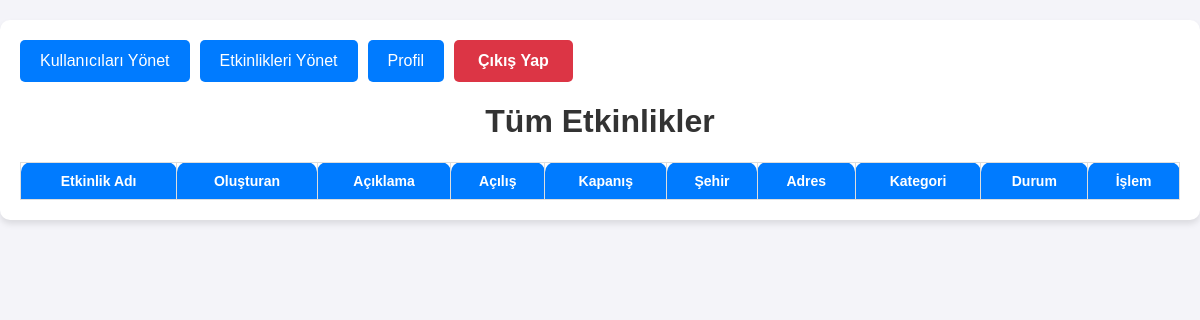
The page /admin/event/1 on the database as committed earlier.
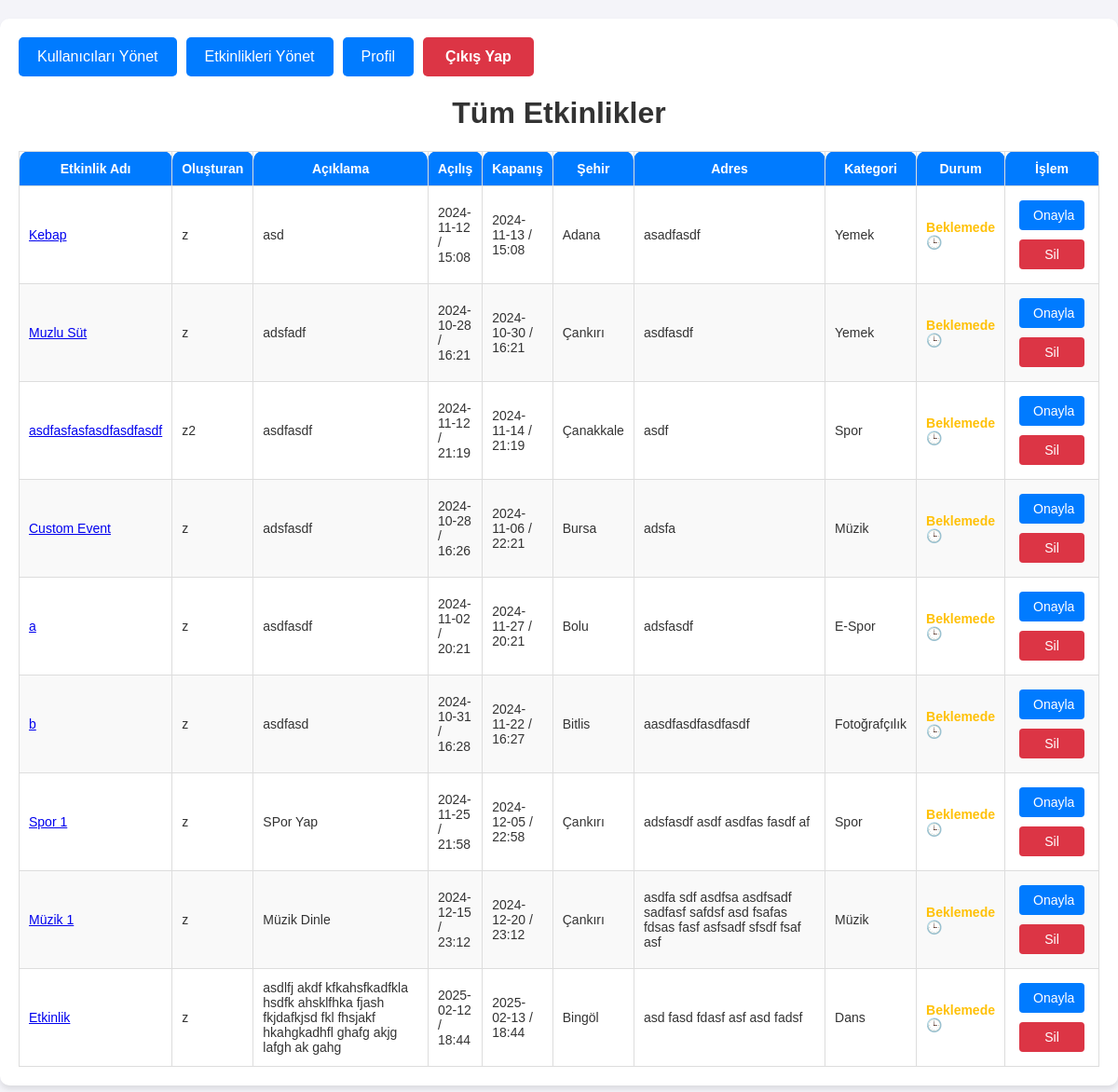
The same page on the database as committed later.
### tables this page shows
CREATE TABLE events (
        ID INTEGER PRIMARY KEY AUTOINCREMENT,
        event_name TEXT NOT NULL,
        description TEXT NOT NULL,
        startDate TEXT NOT NULL,
        finishDate TEXT NOT NULL,
        startTime TEXT NOT NULL,
        finishTime TEXT NOT NULL,
        duration TEXT NOT NULL,
        city TEXT NOT NULL,        
        address TEXT NOT NULL,        
        category TEXT NOT NULL,
        creator_username TEXT NOT NULL,
        isApproved BOOLEAN DEFAULT FALSE NOT NULL
    );

### app.py (the view)
@app.route('/admin/event/<int:event_id>')
def view_event(event_id):
    events = get_all_events()
    return render_template('view_events.html', events=events, is_user_admin=is_admin, event_id=event_id)

### database.py (called while the page is built)
def get_db_connection():
    conn = sqlite3.connect(DATABASE)
    conn.row_factory = sqlite3.Row
    return conn

def is_admin(user_id):
    conn = get_db_connection()
    cursor = conn.cursor()
    cursor.execute('SELECT status FROM users WHERE ID = ?', (user_id,))
    result = cursor.fetchone()
    if result and result[0] == 'admin':
        return True
    return False

def get_all_events():
    conn = get_db_connection()
    cursor = conn.cursor()
    query = "SELECT * FROM events"
    cursor.execute(query)
    events = cursor.fetchall()
    conn.close()
    return events

### templates/view_events.html (shortened to what this page needs)
<!DOCTYPE html>
<html lang="tr">
<head>
    <link rel="stylesheet" href="{{ url_for('static', filename='css/view_events_style.css') }}">
</head>
<body>
<div class="container">
    <nav class="admin-navigation-buttons">
        <button onclick="location.href='{{ url_for('view_user', user_id=1) }}'" class="admin-nav-btn">Kullanıcıları
            Yönet
        </button>
        <button onclick="location.href='{{ url_for('view_event', event_id=1) }}'" class="admin-nav-btn">Etkinlikleri
            Yönet
        </button>
        <button onclick="location.href='{{ url_for('admin_profile') }}'" class="admin-nav-btn">Profil</button>
        <form action="{{ url_for('logout') }}" method="POST">
            <button type="submit" class="btn logout-btn">Çıkış Yap</button>
        </form>
    </nav>
    <h1>Tüm Etkinlikler</h1>
    <section class="event-list">
        <table class="event-table">
            <thead>
            <tr>
                <th>Etkinlik Adı</th>
                <th>Oluşturan</th>
                <th>Açıklama</th>
                <th>Açılış</th>
                <th>Kapanış</th>
                <th>Şehir</th>
                <th>Adres</th>
                <th>Kategori</th>
                <th>Durum</th>
                <th>İşlem</th>
            </tr>
            </thead>
            <tbody>
            {% for event in events %}
                <tr>
                    <td>
                        <a href="{{ url_for('event_detail', event_id=event[0]) }}">{{ event[1] }}</a>
                    </td>
                    <td>{{ event[11] }}</td>
                    <td>{{ event[2] }}</td>
                    <td>{{ event[3] }} / {{ event[5] }}</td>
                    <td>{{ event[4] }} / {{ event[6] }}</td>
                    <td>{{ event[8] }}</td>
                    <td>{{ event[9] }}</td>
                    <td>{{ event[10] }}</td>
                    <td>
                        {% if event[12] %}
                            <span class="approved">Onaylı ✅</span>
                        {% else %}
                            <span class="pending">Beklemede 🕒</span>
                        {% endif %}
                    </td>
                    <td>
                        {% if event[12] %}
                            <form action="{{ url_for('disapprove_event', event_id=event[0]) }}" method="POST">
                                <button type="submit" class="action-button">Kaldır</button>
                            </form>
                        {% else %}
                            <form action="{{ url_for('approve_event', event_id=event[0]) }}" method="POST">
                                <button type="submit" class="action-button">Onayla</button>
                            </form>
                        {% endif %}
                        {% if not is_user_admin(event[11]) %}
                            <form action="{{ url_for('delete_event', event_id=event[0]) }}" method="POST">
                                <button type="submit" class="delete-button">Sil</button>
                            </form>
                        {% endif %}
                    </td>
                </tr>
            {% endfor %}
            </tbody>
        </table>
    </section>
</div>
</body>
</html>

Rows that differ between the two databases and show on the page:
added events: event_name "Kebap", creator_username "z", description "asd", startDate "2024-11-12", startTime "15:08", finishDate "2024-11-13", finishTime "15:08", city "Adana", address "asadfasdf", category "Yemek", isApproved "Beklemede 🕒"
added events: event_name "Muzlu Süt", creator_username "z", description "adsfadf", startDate "2024-10-28", startTime "16:21", finishDate "2024-10-30", finishTime "16:21", city "Çankırı", address "asdfasdf", category "Yemek", isApproved "Beklemede 🕒"
added events: event_name "asdfasfasfasdfasdfasdf", creator_username "z2", description "asdfasdf", startDate "2024-11-12", startTime "21:19", finishDate "2024-11-14", finishTime "21:19", city "Çanakkale", address "asdf", category "Spor", isApproved "Beklemede 🕒"
added events: event_name "Custom Event", creator_username "z", description "adsfasdf", startDate "2024-10-28", startTime "16:26", finishDate "2024-11-06", finishTime "22:21", city "Bursa", address "adsfa", category "Müzik", isApproved "Beklemede 🕒"
added events: event_name "a", creator_username "z", description "asdfasdf", startDate "2024-11-02", startTime "20:21", finishDate "2024-11-27", finishTime "20:21", city "Bolu", address "adsfasdf", category "E-Spor", isApproved "Beklemede 🕒"
added events: event_name "b", creator_username "z", description "asdfasd", startDate "2024-10-31", startTime "16:28", finishDate "2024-11-22", finishTime "16:27", city "Bitlis", address "aasdfasdfasdfasdf", category "Fotoğrafçılık", isApproved "Beklemede 🕒"
added events: event_name "Spor 1", creator_username "z", description "SPor Yap", startDate "2024-11-25", startTime "21:58", finishDate "2024-12-05", finishTime "22:58", city "Çankırı", address "adsfasdf asdf asdfas fasdf af", category "Spor", isApproved "Beklemede 🕒"
added events: event_name "Müzik 1", creator_username "z", description "Müzik Dinle", startDate "2024-12-15", startTime "23:12", finishDate "2024-12-20", finishTime "23:12", city "Çankırı", address "asdfa sdf asdfsa asdfsadf sadfasf safdsf asd fsafas fdsas fasf asfsadf sfsdf fsaf asf", category "Müzik", isApproved "Beklemede 🕒"
added events: event_name "Etkinlik", creator_username "z", description "asdlfj akdf kfkahsfkadfkla hsdfk ahsklfhka fjash fkjdafkjsd fkl fhsjakf hkahgkadhfl ghafg akjg lafgh ak gahg", startDate "2025-02-12", startTime "18:44", finishDate "2025-02-13", finishTime "18:44", city "Bingöl", address "asd fasd fdasf asf asd fadsf", category "Dans", isApproved "Beklemede 🕒"
